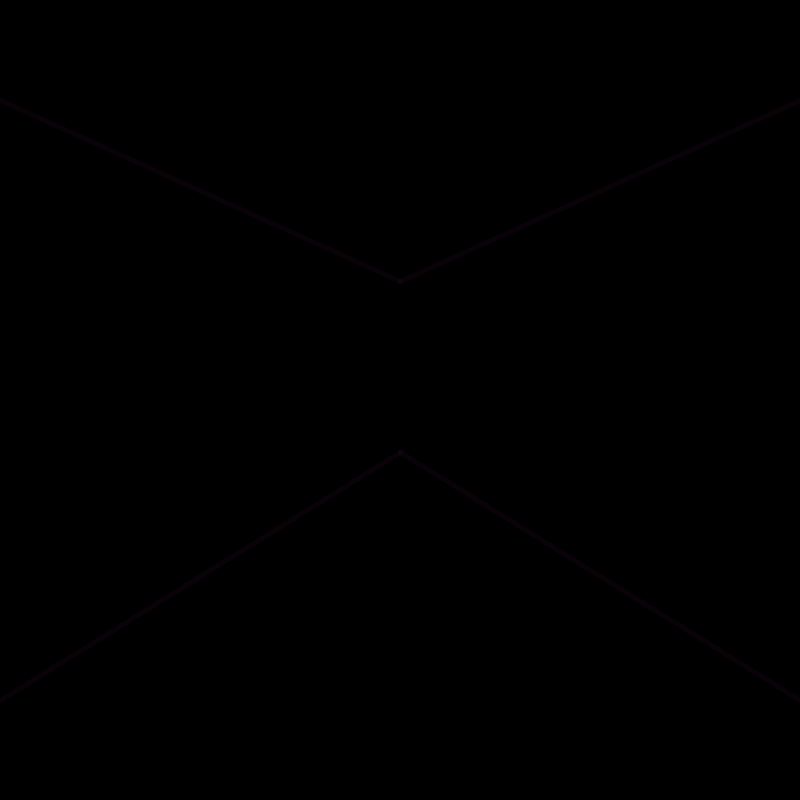
Frame 1 (no input)
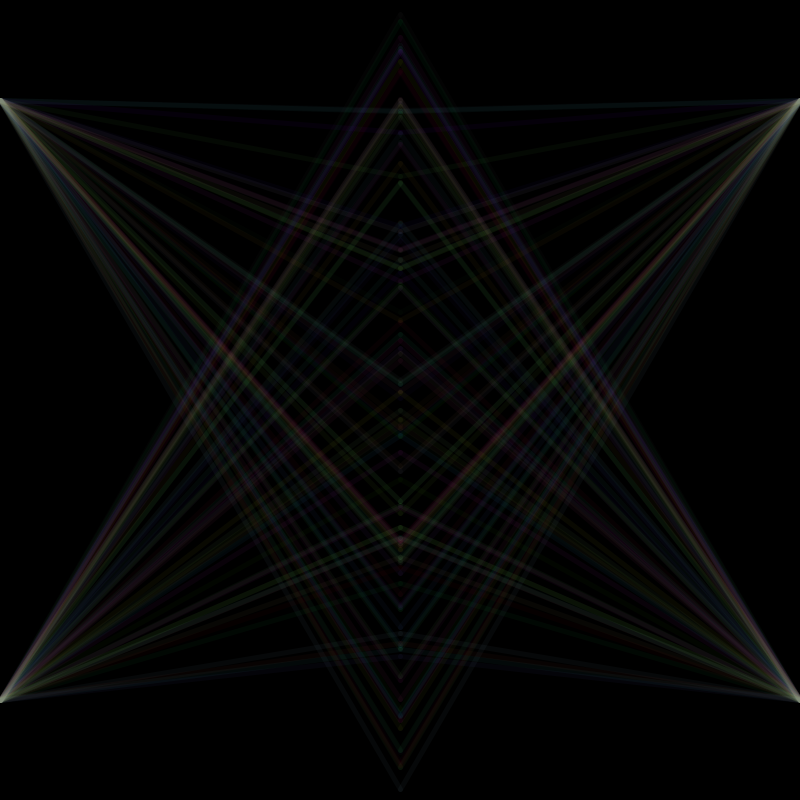
Frame 60 (the mouse pressed at the canvas centre just before this capture)
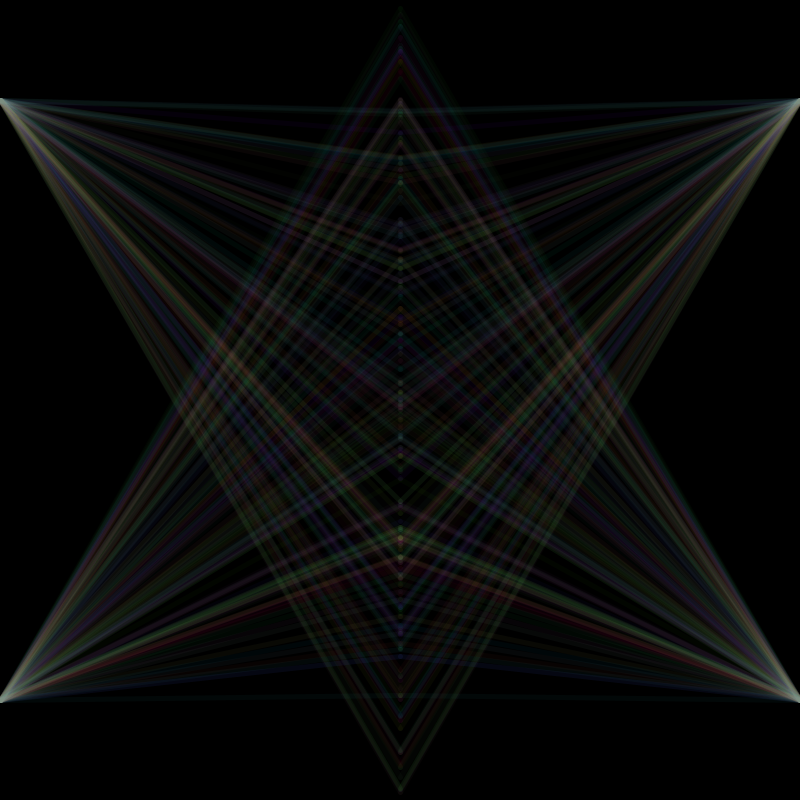
Frame 120 (the mouse held since frame 60 and released just before this capture)

The Processing sketch that drew these frames (run headless with seeded random() and noise(); from frame 60 on, the mouse is pressed at the canvas centre):

// Processing sketch: processing_635
// ── processing_635.pde

void setup(){
  
  size(800,800);
smooth();
background(0);
strokeWeight(5);

}

void draw(){
  cursor(CROSS);
  float y1 = random(0,700);
float y2 = random(100,height);
  stroke(random(0,255),random(0,255),random(0,255),10);
  line(width,700,width/2,y1);
  line(0,700,width/2,y1);
  line(width,100,width/2,y2);
  line(0,100,width/2,y2);
}

void mousePressed(){
  background(random(0,255),random(0,255),random(0,255),20);
}
